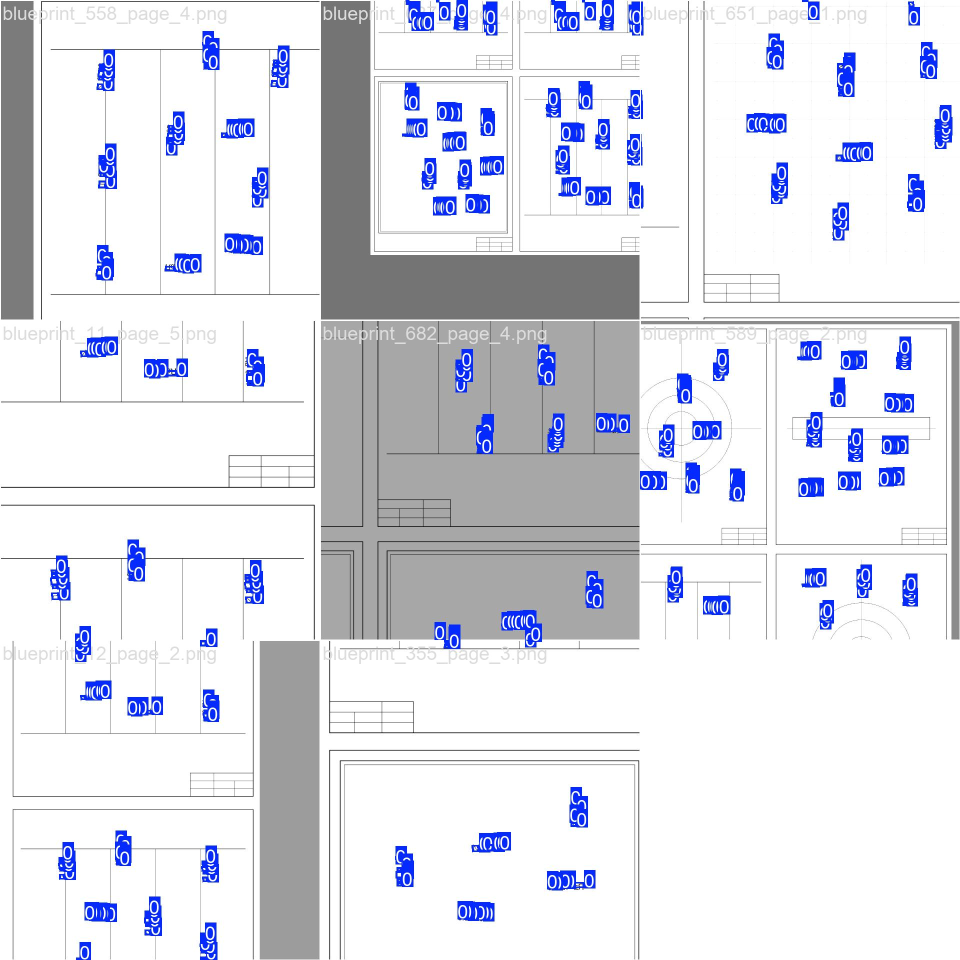
#> input picture runs/obb/runs/obb/trained_on_1000_pdfs/train_batch0.jpg, 1920 x 1920 px (shown at 1/2 size)
$ python -i preprocessor.py   (imports and definitions only)
#> lines starting #> are read from the running program, lines starting #| are printed output that depends on the picture; after the words box and inside, x2 and y2 are one past the last pixel; in counts of white or black regions, pixels touching at a corner belong together
#> further down, picture is the input picture: PIL image 1920x1920 RGB; mean R, G, B 222.4, 224.1, 232.8
"""
preprocessor.py
---------------
All preprocessing stages for the blueprint symbol recognition pipeline.
"""

import cv2
import numpy as np
from PIL import Image

def to_grayscale(img_pil: Image.Image) -> np.ndarray:
    """Converts a PIL image to a uint8 grayscale numpy array."""
    return cv2.cvtColor(np.array(img_pil.convert("RGB")), cv2.COLOR_RGB2GRAY)

def apply_threshold(gray_np: np.ndarray, block_size: int = 11, c: int = 2) -> np.ndarray:
    """
    Adaptive Gaussian threshold -> pure binary image.
    Outputs: uint8 array, 0 = black (foreground), 255 = white (background).
    """
#> called with block_size = 11, c = 2
    mean_val = np.mean(gray_np)
#> mean_val = 224.6
    if mean_val < 127:
        gray_input = cv2.bitwise_not(gray_np)
    else:
        gray_input = gray_np

    # Prevent double thresholding artifacts on already near-binary/synthetic inputs
    binary_fraction = np.sum((gray_input < 40) | (gray_input > 215)) / gray_input.size
#> binary_fraction = 0.762
    if binary_fraction > 0.95:
        _, thresh = cv2.threshold(gray_input, 127, 255, cv2.THRESH_BINARY)
        return thresh

    return cv2.adaptiveThreshold(
        gray_input, 255,
        cv2.ADAPTIVE_THRESH_GAUSSIAN_C,
        cv2.THRESH_BINARY,
        block_size, c
    )
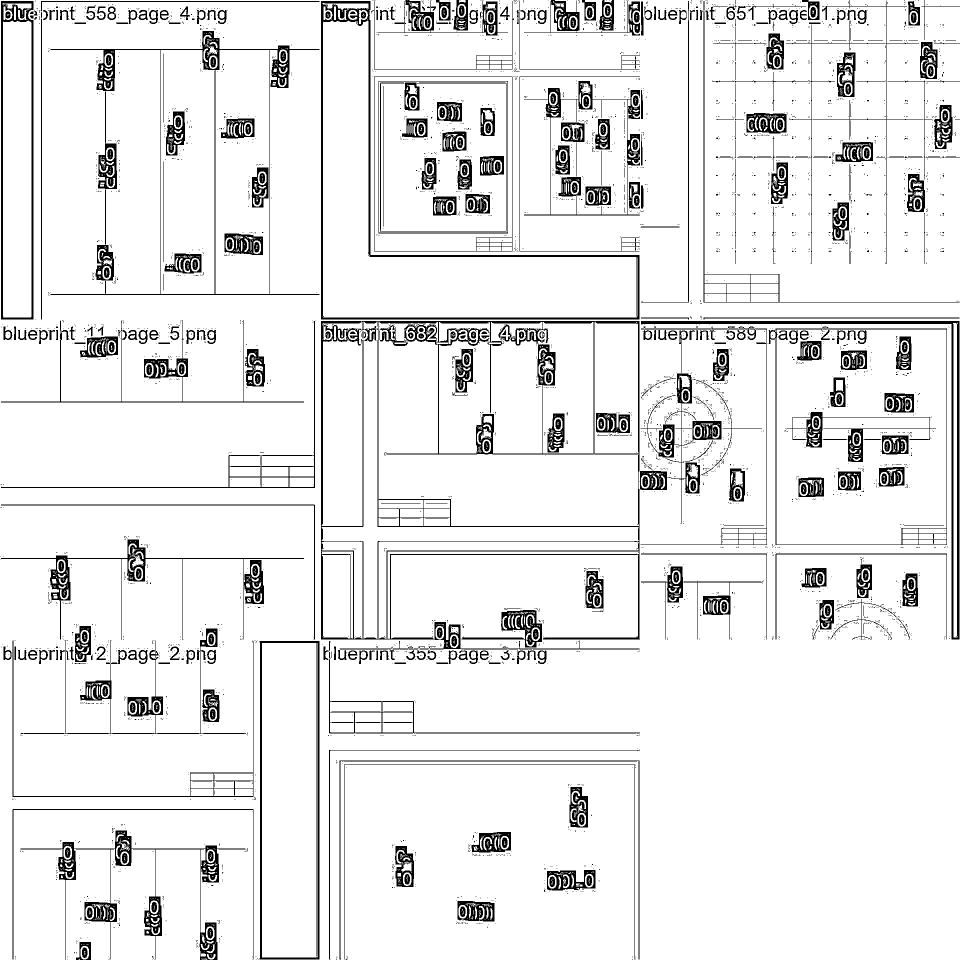
#> returned value: shape (1920, 1920) (shown at 1/2 size); 91.6% white; 4853 black regions (4371 under 20 px), largest, box (x1, y1, x2, y2) and area: (642, 642, 1279, 1280) 27692, (642, 2, 1279, 639) 11705, (101, 62, 639, 590) 11124

def remove_background_lines(thresh_np: np.ndarray, min_h_len: int = 80, min_v_len: int = 80, dilate_lines: int = 2) -> np.ndarray:
    """Removes long horizontal and vertical lines from page-scale binary images."""
#> called with min_h_len = 80, min_v_len = 80, dilate_lines = 2
    inv = cv2.bitwise_not(thresh_np)

    h_kernel = cv2.getStructuringElement(cv2.MORPH_RECT, (min_h_len, 1))
    h_lines  = cv2.morphologyEx(inv, cv2.MORPH_OPEN, h_kernel, iterations=1)
#> h_lines: shape (1920, 1920); 1.3% white in thin lines or dots

    v_kernel = cv2.getStructuringElement(cv2.MORPH_RECT, (1, min_v_len))
    v_lines  = cv2.morphologyEx(inv, cv2.MORPH_OPEN, v_kernel, iterations=1)
#> v_lines: shape (1920, 1920); 1.5% white; 108 white regions, largest, box (x1, y1, x2, y2) and area: (1914, 643, 1919, 1280) 3161, (520, 1283, 524, 1920) 2548, (1903, 643, 1907, 1280) 2542

    all_lines = cv2.add(h_lines, v_lines)
#> all_lines: shape (1920, 1920); 2.8% white; 92 white regions, largest, box (x1, y1, x2, y2) and area: (642, 642, 1280, 1281) 17191, (642, 2, 1280, 640) 10272, (1283, 642, 1920, 1280) 9473

    if dilate_lines > 0:
        d_kernel  = cv2.getStructuringElement(cv2.MORPH_RECT, (dilate_lines * 2 + 1, dilate_lines * 2 + 1))
        all_lines = cv2.dilate(all_lines, d_kernel, iterations=1)
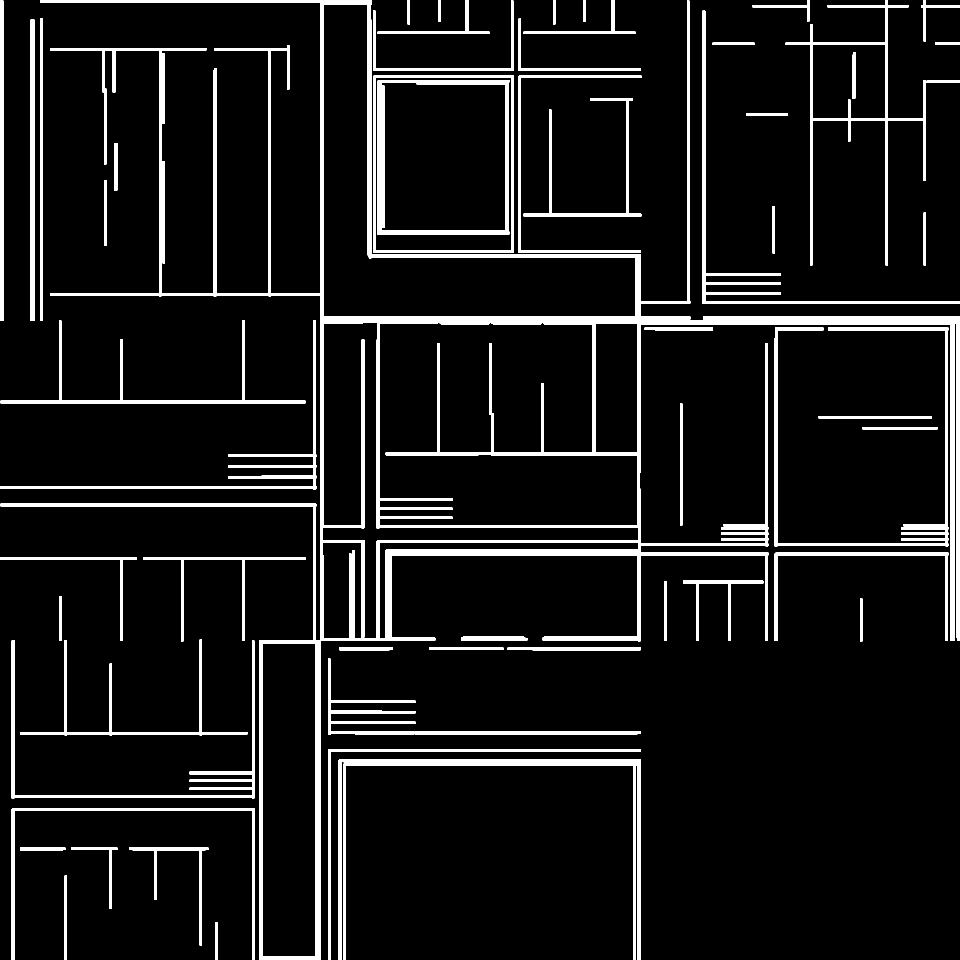
#> all_lines: shape (1920, 1920) (shown at 1/2 size); 8.5% white; 62 white regions, largest, box (x1, y1, x2, y2) and area: (1, 0, 1920, 1920) 138222, (755, 160, 1019, 470) 10850, (1549, 655, 1897, 1093) 10220

    cleaned_inv = cv2.subtract(inv, all_lines)
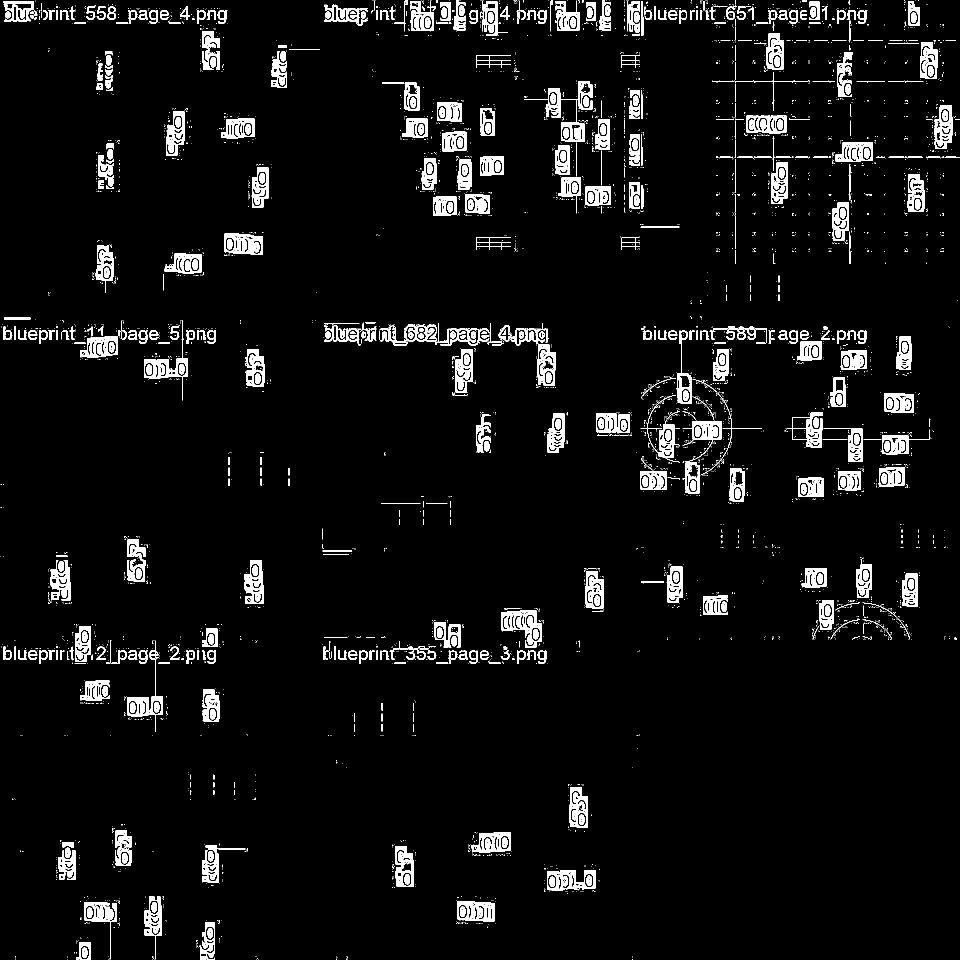
#> cleaned_inv: shape (1920, 1920) (shown at 1/2 size); 5.4% white; 4954 white regions (4393 under 20 px), largest, box (x1, y1, x2, y2) and area: (759, 646, 979, 692) 2920, (1002, 1220, 1084, 1295) 2584, (1094, 1740, 1191, 1781) 2020
    return cv2.bitwise_not(cleaned_inv)
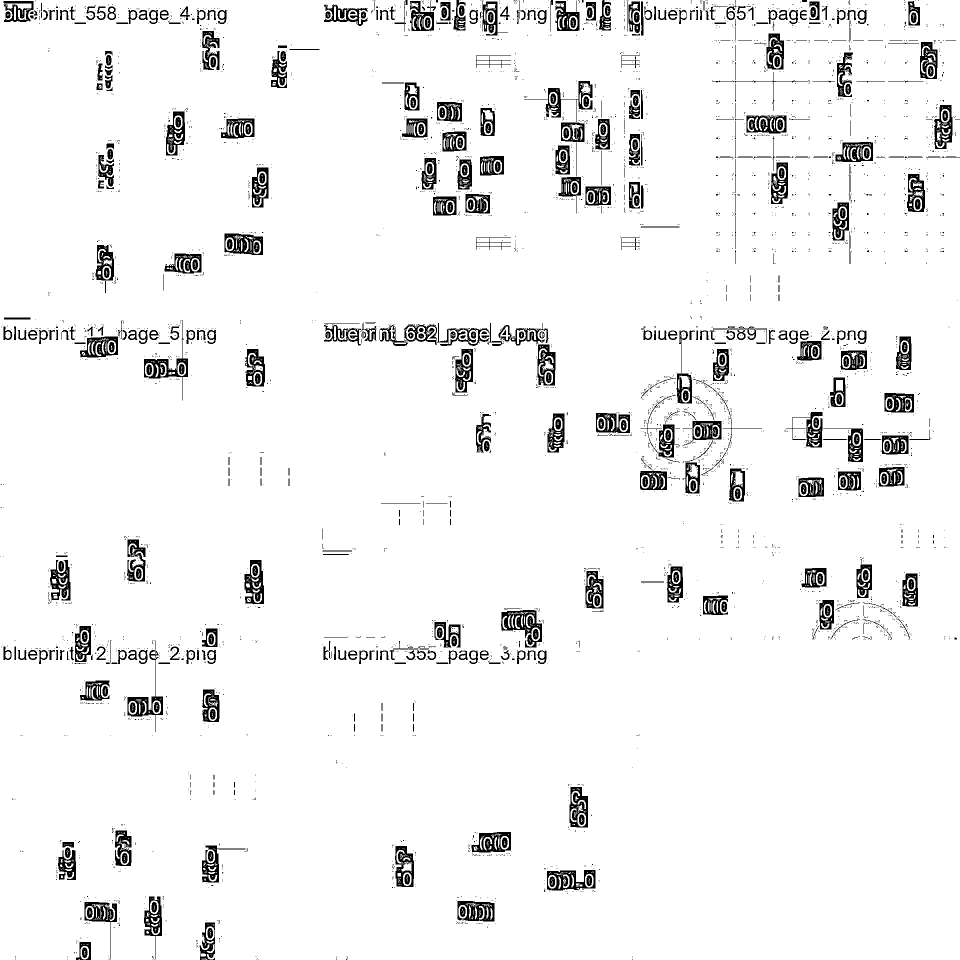
#> returned value: shape (1920, 1920) (shown at 1/2 size); 94.6% white; 4954 black regions (4393 under 20 px), largest, box (x1, y1, x2, y2) and area: (759, 646, 979, 692) 2920, (1002, 1220, 1084, 1295) 2584, (1094, 1740, 1191, 1781) 2020

def full_preprocess(img_pil: Image.Image, min_h_len: int = 80, min_v_len: int = 80) -> Image.Image:
    """Convenience wrapper: PIL -> cleaned PIL Image."""
    gray    = to_grayscale(img_pil)
    thresh  = apply_threshold(gray)
    cleaned = remove_background_lines(thresh, min_h_len, min_v_len)
    return Image.fromarray(cv2.cvtColor(cleaned, cv2.COLOR_GRAY2RGB))

>>> from PIL import Image
>>> picture = Image.open('../runs/obb/runs/obb/trained_on_1000_pdfs/train_batch0.jpg')
>>> result = full_preprocess(picture)

$ run again, on runs/obb/runs/obb/trained_on_1000_pdfs/train_batch2.jpg
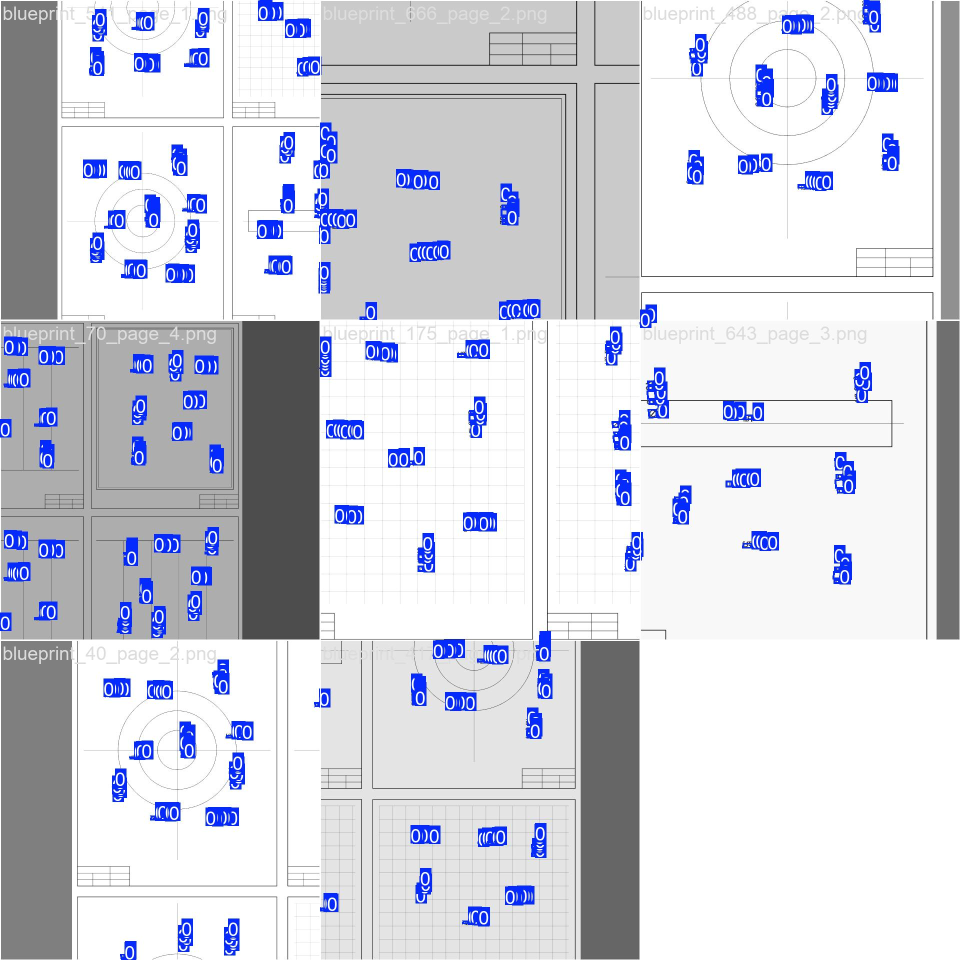
#> input picture runs/obb/runs/obb/trained_on_1000_pdfs/train_batch2.jpg, 1920 x 1920 px (shown at 1/2 size)
#> picture is the input picture: PIL image 1920x1920 RGB; mean R, G, B 210, 211.8, 221.6
#> mean_val = 212.4
#> binary_fraction = 0.655
#> in apply_threshold, `return cv2.adaptiveThreshold( gray_input, 255, cv2.ADAPTIVE_THRESH_GAU..`:
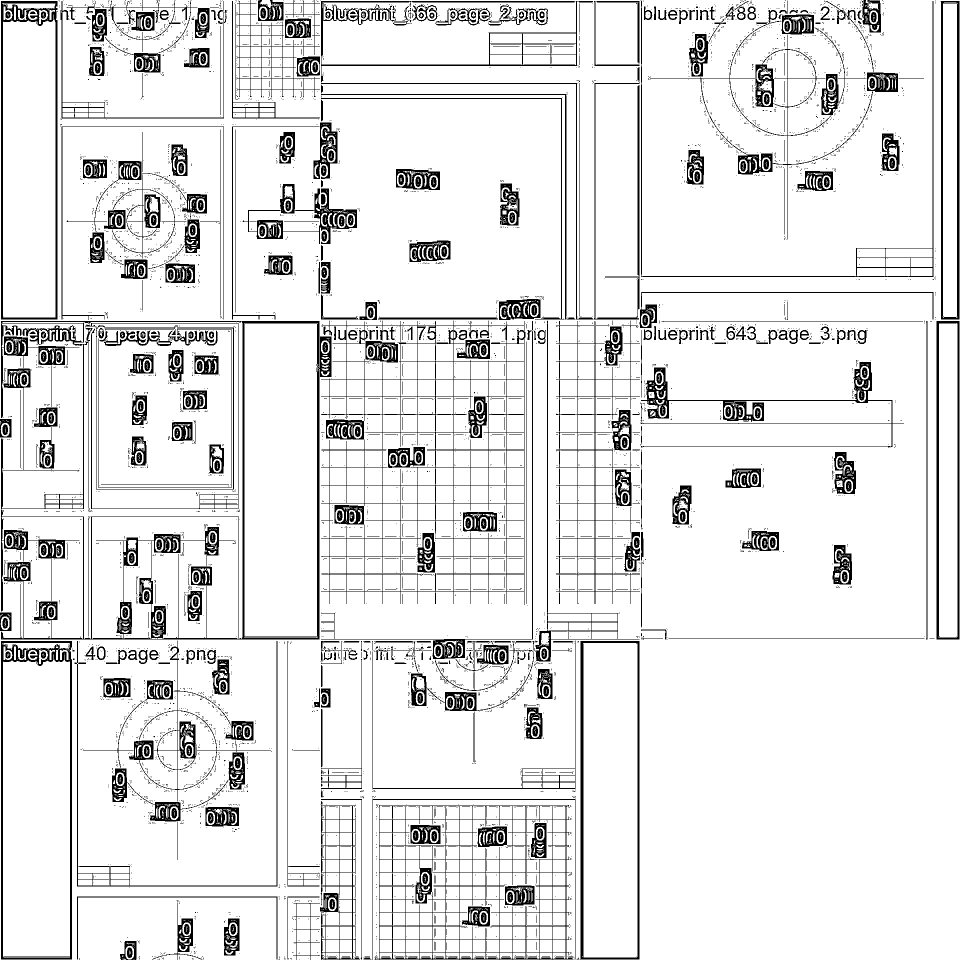
#> returned value: shape (1920, 1920) (shown at 1/2 size); 89.9% white; 6491 black regions (5882 under 20 px), largest, box (x1, y1, x2, y2) and area: (2, 642, 663, 1279) 31660, (642, 641, 1051, 1210) 14465, (749, 1610, 1147, 1920) 11418
#> h_lines: shape (1920, 1920); 1.2% white in thin lines or dots
#> v_lines: shape (1920, 1920); 2.2% white; 156 white regions, largest, box (x1, y1, x2, y2) and area: (1873, 643, 1878, 1280) 3179, (1914, 3, 1919, 640) 3173, (1161, 1283, 1166, 1920) 3173
#> cleaned_inv: shape (1920, 1920); 6.3% white; 6733 white regions (5992 under 20 px), largest, box (x1, y1, x2, y2) and area: (485, 368, 714, 488) 5148, (250, 1054, 469, 1208) 3719, (822, 1304, 1068, 1422) 2718
#> in remove_background_lines, `return cv2.bitwise_not(cleaned_inv)`:
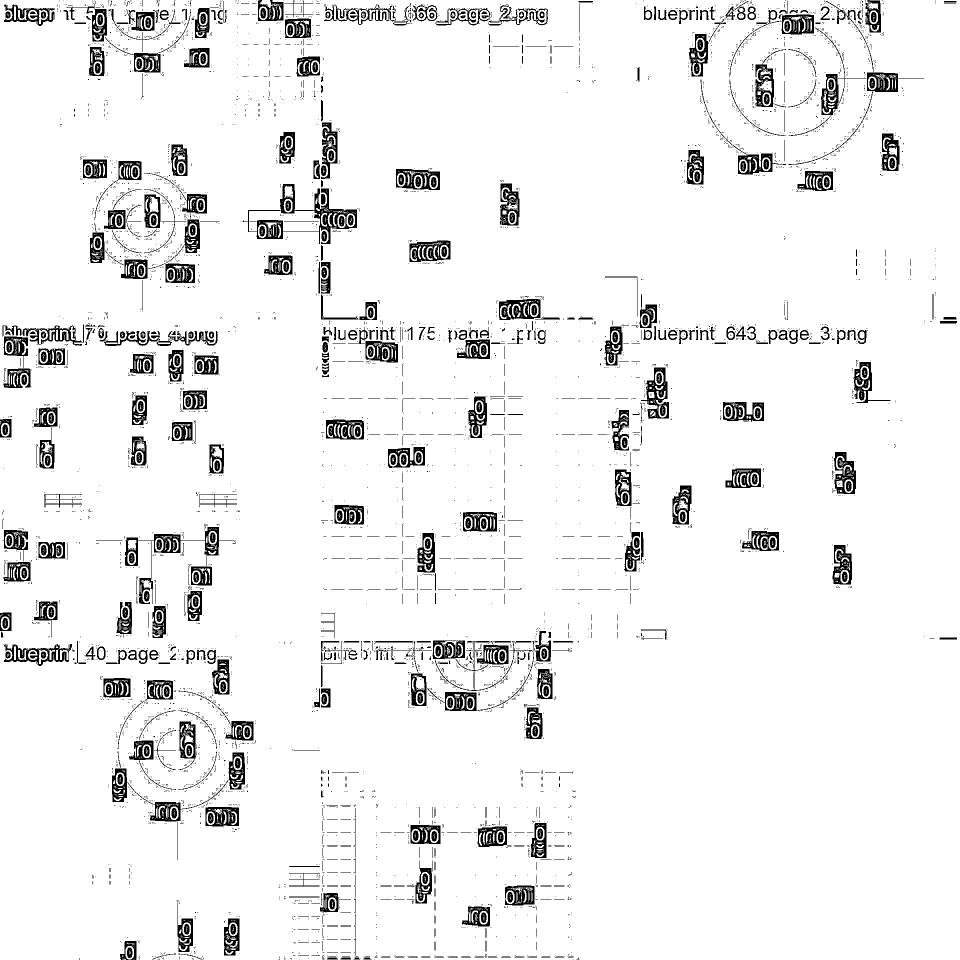
#> returned value: shape (1920, 1920) (shown at 1/2 size); 93.7% white; 6733 black regions (5992 under 20 px), largest, box (x1, y1, x2, y2) and area: (485, 368, 714, 488) 5148, (250, 1054, 469, 1208) 3719, (822, 1304, 1068, 1422) 2718
